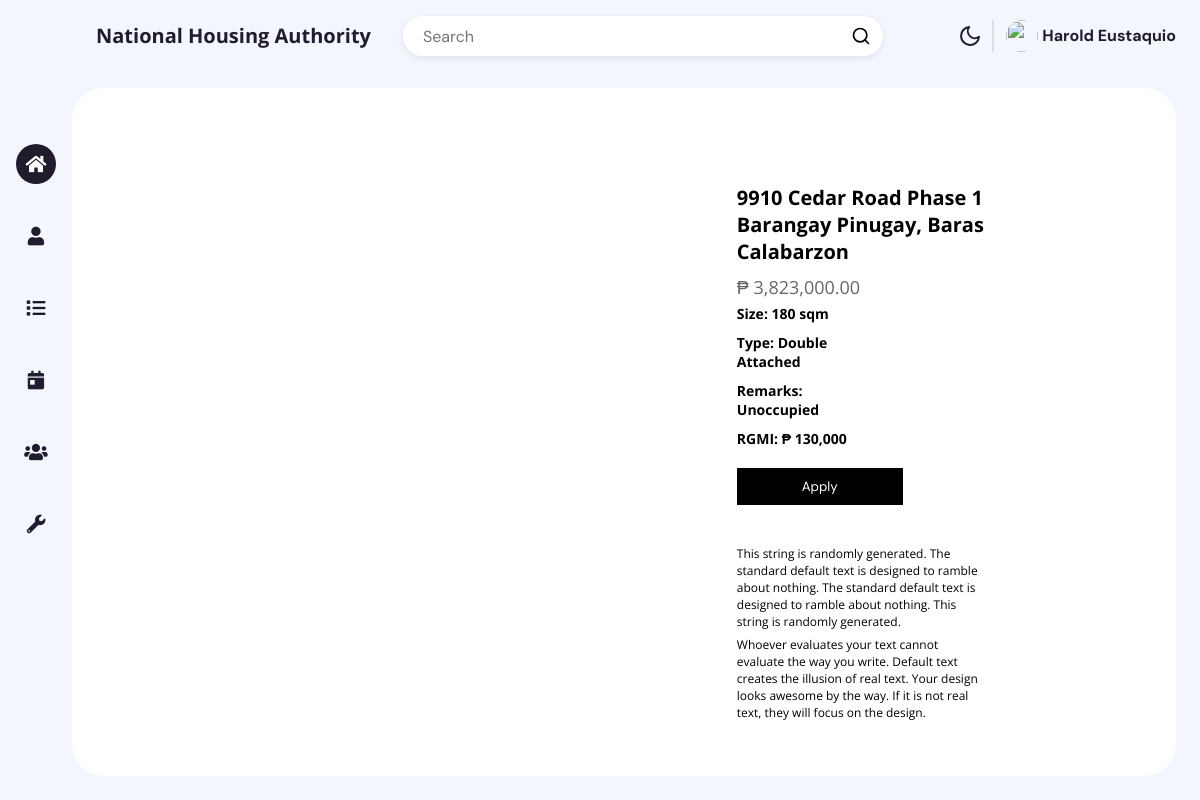
The page /listing-view.php?viewon=64C5D6E7F8 (signed in) on the database its author committed.
### tables this page shows
CREATE TABLE `assets_tb` (
  `id` varchar(255) NOT NULL,
  `size` varchar(255) NOT NULL,
  `address` varchar(255) NOT NULL,
  `cellsite` varchar(255) NOT NULL,
  `barangay` varchar(255) NOT NULL,
  `municipality` varchar(255) NOT NULL,
  `city` varchar(255) NOT NULL,
  `region` varchar(255) NOT NULL,
  `type` varchar(255) NOT NULL,
  `remarks` varchar(255) NOT NULL,
  `rgmi` varchar(255) NOT NULL,
  `srp` varchar(255) DEFAULT NULL,
  `status` tinyint(1) NOT NULL,
  `date_added` varchar(255) NOT NULL
);

### listing-view.php (the view, shortened to what this page needs)
<?php
    include "php/login.php";
?>
<!DOCTYPE html>
<html lang="en">
<head>
    <link rel="stylesheet" href="https://use.fontawesome.com/releases/v5.15.3/css/all.css">
    <link rel="stylesheet" href="css/index-style.css">
</head>
<body>
    <div class="app-container">
    <?php include "widget/topbar.php"?>
    <div class="app-content">
        <?php include "widget/sidebar.php"; ?>
        <div class="projects-section">
        <div>
        <main>
            <?php
                $sql = "SELECT * FROM assets_tb WHERE id = '".$_GET['viewon']."' LIMIT 1;";
                $result = $conn->query($sql);
                while ($row = $result->fetch_assoc()) {
            ?>
            <div class="section" style="">
                <div class="section-content">
                    <div class="product-details">
                        <ul class="product-images">
                        </ul>
                        <ul class="product-info">
                            <li class="product-name"><?php echo $row['address'].' '.$row['cellsite'].' Barangay '.$row['barangay'].', '.$row['municipality'].' '.$row['region']; ?></li>
                            <li class="product-price"><span>₱ </span><span><?php echo number_format($row['srp'], 2, '.', ',');?></span></li>
                            <li class="product-attributes" style="margin-left: -40px;margin-top:-5px;">
                                <ul class="fields">
                                    <li><div class="field-name">Size: <?php echo $row['size'];?></div></li>
                                    <li><div class="field-name">Type: <?php echo $row['type'];?></div></li>
                                    <li><div class="field-name">Remarks: <?php echo $row['remarks'];?></div></li>
                                    <li><div class="field-name">RGMI: ₱ <?php echo $row['rgmi'];?></div></li>
                                </ul>
                            </li>
                            <li class="product-addtocart">
                                <button onclick="window.location.href='application.php?applyon=<?php echo $row['id']; ?>'">Apply</button>
                            </li>
                            <li class="product-description">
                                <p>This string is randomly generated. The standard default text is designed to ramble about nothing. The standard default text is designed to ramble about nothing. This string is randomly  generated.</p>
                                <p>Whoever evaluates your text cannot evaluate the way you write. Default text creates the illusion of real text. Your design looks awesome by the way. If it is not real text, they will focus on the design.</p>
                            </li>
                        </ul>
                    </div>
                </div>
            </div>
            <?php
                }
            ?>
            <div class="section" style="margin-top: -50px;">
            </div>
        </main>
        </div>
    </div>
</body>
</html>

### css/index-style.css (style rules this page uses)
* { box-sizing: border-box; }
:root { --app-container: #f3f6fd; --main-color: #1f1c2e; --secondary-color: #4A4A4A; --link-color: #1f1c2e; --link-color-hover: #c3cff4; --link-color-active: #fff; --link-color-active-bg: #1f1c2e; --projects-section: #fff; --message-box-hover: #fafcff; --message-box-border: #e9ebf0; --more-list-bg: #fff; --more-list-bg-hover: #f6fbff; --more-list-shadow: rgba(209, 209, 209, 0.4); --button-bg: #1f1c24; --search-area-bg: #fff; --star: #1ff1c2e; --message-btn: #fff; }
html, body { width: 100%; height: 100vh; margin: 0; }
body { font-family: "DM Sans", sans-serif; overflow: hidden; display: flex; justify-content: center; background-color: var(--app-container); }
button, a { cursor: pointer; }
.app-container { width: 100%; display: flex; flex-direction: column; height: 100%; background-color: var(--app-container); transition: 0.2s; max-width: 1800px; }
.app-container button, .app-container input, .app-container optgroup, .app-container select, .app-container textarea { font-family: "DM Sans", sans-serif; }
.app-content { display: flex; height: 100%; overflow: hidden; padding: 16px 24px 24px 0; }
.projects-section { flex: 2; background-color: var(--projects-section); border-radius: 32px; padding: 32px 32px 0 32px; overflow: hidden; height: 100%; display: flex; flex-direction: column; }

### listing-view.php (style rules this page uses)
* { box-sizing: border-box; }
li { list-style: none; }
body { font-family: "Open Sans", sans-serif; font-size: 14px; }
p { margin: 0.5em 0; }
main .section { padding: 40px 0; }
main .section .section-content { width: 70%; max-width: 1024px; margin: 0 auto; position: relative; }
.product-details { display: flex; flex-wrap: wrap; justify-content: space-around; }
.product-details .product-images { width: 50%; }
.product-details .product-info { width: 40%; margin-left: 10%; }
.product-details .product-info > li { margin: 10px 0; }
.product-details .product-info .product-name { font-size: 20px; font-weight: bold; }
.product-details .product-info .product-price { font-size: 18px; color: #666; }
.product-details .product-info .product-attributes { width: 66%; margin-top: 40px; }
.product-details .product-info .product-addtocart { width: 66%; margin: 20px 0 40px; }
.product-details .product-info .product-addtocart button { width: 100%; cursor: pointer; background: #000; color: #fff; display: block; border: none; outline: none; padding: 10px; }
.product-details .product-info .product-description { font-size: 12px; }
.fields > li { margin-bottom: 10px; }
.fields .field-name { display: block; font-weight: bold; margin-bottom: 5px; }

### rows shown on the page
assets_tb: address "9910 Cedar Road", cellsite "Phase 1", barangay "Pinugay", municipality "Baras", region "Calabarzon", srp "3,823,000.00", size "180 sqm", type "Double Attached", remarks "Unoccupied", rgmi "130,000"

### other values the page prints
$_SESSION['fname'] "Harold"
$_SESSION['lname'] "Eustaquio"
